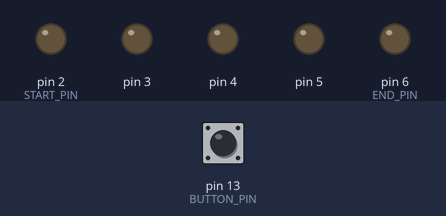
Recording of a sketch running on a simulated Arduino Uno, built with avr-gcc and run on an emulated ATmega328P. Parts: output pins drawn as LEDs (lit = HIGH). Dashed ring = blinking. The inputs (shaded band) are chosen by the test bench; at power-on: pin 13 (BUTTON_PIN) HIGH. What the sketch prints to the serial monitor is not drawn.

Above: at 1.2 s.
1.3 s: pin 13 (BUTTON_PIN) pulled LOW for 1 s
At 2.7 s:
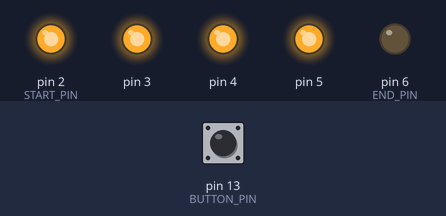
3.8 s: pin 13 (BUTTON_PIN) pulled LOW for 0.15 s
At 5.0 s:
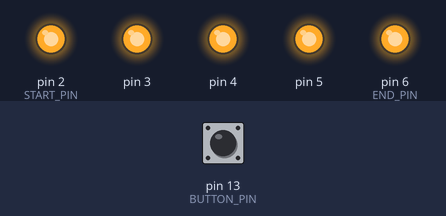
5.4 s: pin 13 (BUTTON_PIN) driven LOW
At 8.3 s:
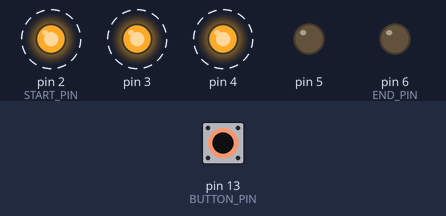
8.4 s: pin 13 (BUTTON_PIN) driven HIGH
At 9.5 s:
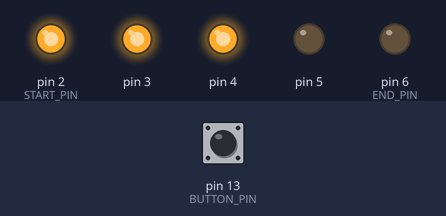
Timing chart, 0 to 10.9 s (numbered marks = the images above; inputs shaded):
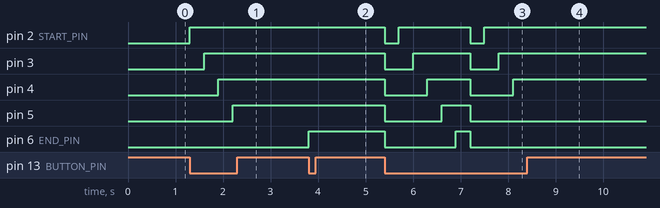

Measured:
- after the input at 1.3 s, pin 2 (START_PIN): LOW → HIGH at once; pin 3: LOW → HIGH after 0.30 s; pin 4: LOW → HIGH after 0.60 s; pin 5: LOW → HIGH after 0.90 s
- after the input at 3.8 s, pin 6 (END_PIN): LOW → HIGH at once
- after the input at 5.4 s, pin 2 (START_PIN): alternates HIGH for 1.5 s and LOW for 0.30 s, starting at once; pin 3: alternates HIGH for 1.2 s and LOW for 0.60 s, starting at once
- after the input at 8.4 s, pin 2 (START_PIN), pin 3, pin 4: stays HIGH (without the input it goes to LOW after 0.60 s); pin 5, pin 6 (END_PIN): stops changing and stays LOW

The sketch:

ingenious_wluff_uusam1.ino
```cpp
const byte START_PIN = 2;
const byte END_PIN = 6;
const byte BUTTON_PIN = 13;
int incState = 0;

void setupPins() {
  pinMode(BUTTON_PIN, INPUT_PULLUP);

  for (byte pin = START_PIN; pin <= END_PIN; pin++) {
    pinMode(pin, OUTPUT);
  }
}

void highAllPins() {
  for (byte pin = START_PIN; pin >= END_PIN; pin++) {
    digitalWrite(pin, HIGH);
  }
}

void lowAllPins() {
  for (byte pin = START_PIN; pin <= END_PIN; pin++) {
    digitalWrite(pin, LOW);
  }
}

void startDefinedLeds(int currentStateValue){
  for(byte i=0; i<currentStateValue; i++){
  	Serial.print(i);

    digitalWrite(START_PIN + i, HIGH);

  }
}

void setup() {
  Serial.begin(9600);
  setupPins();
}

void loop() {


  if(digitalRead(BUTTON_PIN) == LOW){
    incState += 1;

    if(incState > 5) {
      incState = 0;
      Serial.print("Desligar todos os leds");
      lowAllPins();
    }

  	startDefinedLeds(incState);
  	delay(300);
  }


}
```
